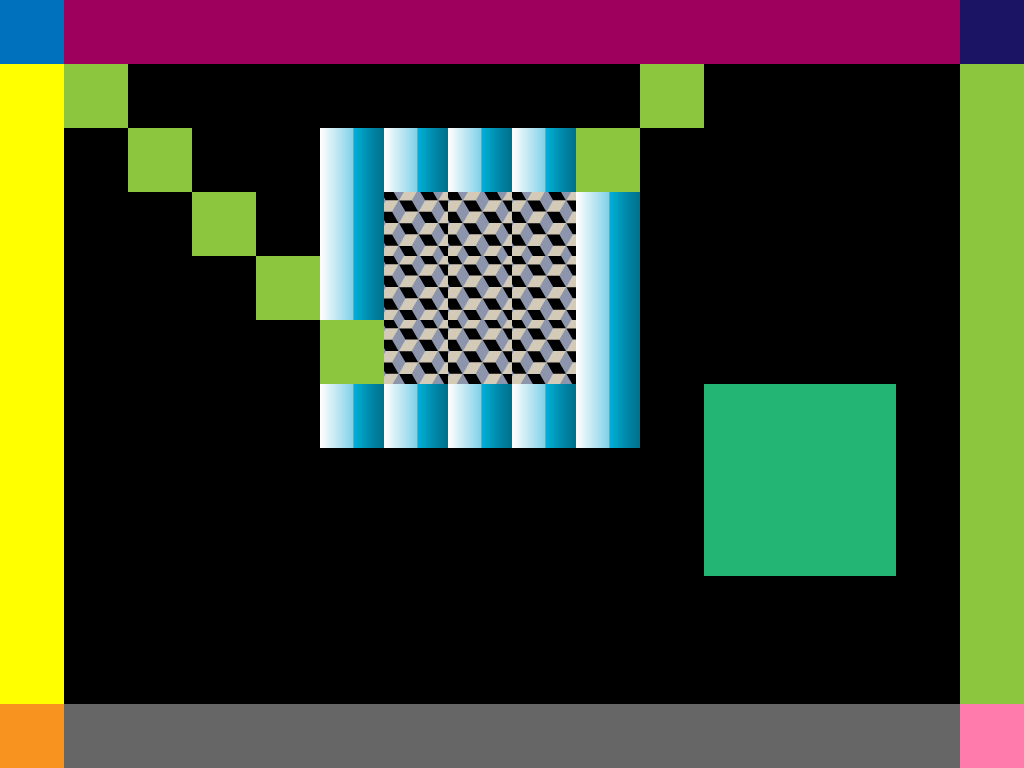

Tiled map render using the project's own tile images. Description and the whole map definition, tile-layer contents included, below:
An orthogonal 16x12 tile map with 64x64 px tiles, 1 tile layer (Tile Layer 1) and 11 objects.

<map version="1.0" orientation="orthogonal" width="16" height="12" tilewidth="64" tileheight="64">
 <tileset firstgid="1" name="main" tilewidth="64" tileheight="64">
  <image source="../img/testTiles.png" width="256" height="256" />
  <tile id="0">
   <properties>
    <property name="foo" value="bar" />
    <property name="slick" value="true" />
   </properties>
  </tile>
  <tile id="11">
   <properties>
    <property name="boo" value="baa" />
   </properties>
  </tile>
 </tileset>
 <layer name="Tile Layer 1" width="16" height="12">
  <properties>
   <property name="sdgfsgd" value="wet3245325" />
  </properties>
  <data encoding="csv">
2,7,7,7,7,7,7,7,7,7,7,7,7,7,7,3,
9,5,0,0,0,0,0,0,0,0,5,0,0,0,0,5,
9,0,5,0,0,8,8,8,8,5,0,0,0,0,0,5,
9,0,0,5,0,8,10,10,10,8,0,0,0,0,0,5,
9,0,0,0,5,8,10,10,10,8,0,0,0,0,0,5,
9,0,0,0,0,5,10,10,10,8,0,0,0,0,0,5,
9,0,0,0,0,8,8,8,8,8,0,1,1,1,0,5,
9,0,0,0,0,0,0,0,0,0,0,1,1,1,0,5,
9,0,0,0,0,0,0,0,0,0,0,1,1,1,0,5,
9,0,0,0,0,0,0,0,0,0,0,0,0,0,0,5,
9,0,0,0,0,0,0,0,0,0,0,0,0,0,0,5,
13,11,11,11,11,11,11,11,11,11,11,11,11,11,11,16
</data>
 </layer>
 <objectgroup color="#31a457" name="FlamingPiller" width="16" height="12">
  <object x="448" y="256" />
 </objectgroup>
 <objectgroup name="Gargoyle" width="16" height="12">
  <object x="704" y="192" />
  <object x="704" y="256" />
  <object x="704" y="192" />
  <object x="704" y="256" />
  <object x="704" y="192" />
  <object x="832" y="384" />
  <object x="640" y="448" />
  <object x="704" y="256">
   <properties>
    <property name="dir" value="up" />
   </properties>
  </object>
  <object x="640" y="448">
   <properties>
    <property name="dir" value="left" />
   </properties>
  </object>
  <object x="832" y="384" />
 </objectgroup>
</map>